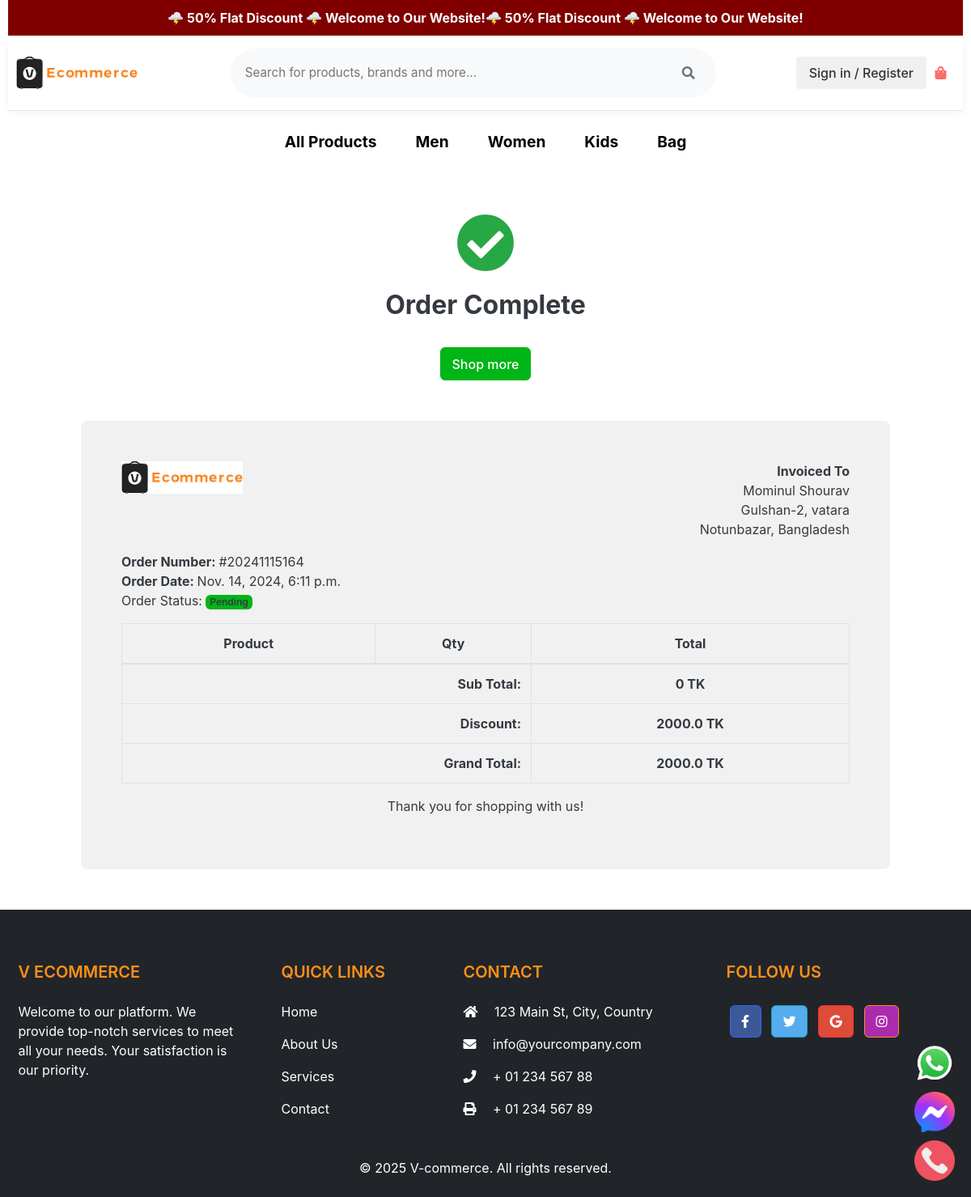
/orders/order-complete/20241115164/, run on the app's committed database.
### category/models.py (models this page shows, shortened)
class Category(models.Model):
    category_name = models.CharField(max_length=50,unique=True)
    slug = models.SlugField(max_length=100, unique=True)
    description = models.TextField(max_length=255, blank=True)
    cat_image = models.ImageField(upload_to="photos/categories", blank=True)
    class Meta:
        verbose_name = "Category"
        verbose_name_plural = "Categories"
    def get_url(self):
        return reverse('products_by_category', args=(self.slug,))

### orders/models.py (models this page shows, shortened)
class Order(models.Model):
    PAYMENT_METHOD =(
        ('Cash on Delivery', 'Cash on Delivery'),
        ('SSLcommerz', 'SSLcommerz'),
    )
    STATUS = (
        ('New', 'New'),
        ('Accepted', 'Accepted'),
        ('on the way', 'On the way'),
        ('Completed', 'Completed'),
        ('Cancelled', 'Cancelled'),
        ('Shipped', 'Shipped'),
    )
    user = models.ForeignKey(Account, on_delete=models.SET_NULL, null=True)
    payment = models.ForeignKey(Payment, on_delete=models.SET_NULL, blank=True, null=True)
    payment_method = models.CharField(max_length=20, choices=PAYMENT_METHOD, default="Cash on Delivery")
    order_number = models.CharField(max_length=20)
    first_name = models.CharField(max_length=50)
    last_name = models.CharField(max_length=50)
    phone = models.CharField(max_length=15)
    email = models.EmailField(max_length=50)
    address_line_1 = models.CharField(max_length=50)
    address_line_2 = models.CharField(max_length=50)
    country = models.CharField(max_length=50)
    state = models.CharField(max_length=50)
    city = models.CharField(max_length=50)
    order_note = models.CharField(max_length=100, blank=True)
    order_total = models.FloatField()
    discount = models.FloatField()
    status = models.CharField(max_length=10, choices=STATUS, default="New")
    ip = models.CharField(blank=True, max_length=20)
    is_ordered = models.BooleanField(default=False)
    created_at = models.DateTimeField(auto_now_add=True)
    updated_at = models.DateTimeField(auto_now=True)
    def full_name(self):
        return f"{self.first_name} {self.last_name}"
    def full_address(self):
        return f"{self.address_line_1}, {self.address_line_2}"

### orders/views.py (the view)
# urls.py: path('order-complete/<str:order_number>/', views.order_complete, name='order_complete'),
@csrf_exempt
def order_complete(request, order_number):
    try:
        order = Order.objects.get(order_number=order_number, is_ordered=True)
        ordered_products = OrderProduct.objects.filter(order=order).select_related('product')
        subtotal = sum(item.product_price * item.quantity for item in ordered_products)
        discount = subtotal * 0.5  # Assuming a 50% discount as per your project requirement
        grand_total = subtotal - discount
        transID = request.POST.get('tran_id') or request.GET.get('tran_id')
        context = {
            'order': order,
            'ordered_products': ordered_products,
            'subtotal': subtotal,
            'discount': discount,
            'grand_total': grand_total,
            'transaction_id': transID,
        }
        return render(request, 'orders/order_complete.html', context)
    except Order.DoesNotExist:
        messages.error(request, "Order not found.")
        return redirect('store')

### carts/context_processors.py (called while the page is built)
def counter(request):
    cart_count = 0
    if 'admin' in request.path:
        return {}
    else:
        try:
            cart = Cart.objects.filter(cart_id = _cart_id(request))
            if request.user.is_authenticated:
                cart_items = CartItem.objects.all().filter(user=request.user)
            else:
                cart_items = CartItem.objects.all().filter(cart = cart[:1])
            for cart_item in cart_items:
                cart_count += cart_item.quantity
        except Cart.DoesNotExist:
            cart_count = 0
    return dict(cart_count=cart_count)

### carts/views.py (called while the page is built)
def _cart_id(request):
    cart = request.session.session_key
    if not cart:
        cart = request.session.create()
    return cart

### category/context_processors.py (called while the page is built)
def menu_links(request):
    links = Category.objects.all()
    return dict(links = links)

### templates/orders/order_complete.html (shortened to what this page needs)
{% extends "base.html" %}
{% load static %}
{% block content %}
<div class="container" style="margin-top: 50px;">
    <center>
        <i class="fas fa-check-circle" style="font-size: 72px; margin-bottom: 20px; color: #28A745;"></i>
    </center>
    <h2 class="text-center">Order Complete</h2>
    <br>
    <div class="text-center">
        <a href="{% url 'store' %}" class="btn btn-success">Shop more</a>
    </div>
</div>
<div class="container" style="max-width: 1000px; padding: 50px; background: #f1f1f1; margin-top: 50px; margin-bottom: 50px; border-radius: 8px;">
    <div class="row invoice">
        <div class="col-md-12">
            <div class="panel panel-default plain">
                <div class="panel-body p30">
                    <div class="row">
                        <div class="col-lg-6">
                            <div class="invoice-logo">
                                <img src="{% static 'images/e_com.png' %}" alt="Invoice logo" style="max-height: 40px;">
                            </div>
                        </div>
                        <div class="col-lg-6">
                            <div class="invoice-from">
                                <ul class="list-unstyled text-right">
                                    <li><strong>Invoiced To</strong></li>
                                    <li>{{ order.full_name }}</li>
                                    <li>{{ order.full_address }}</li>
                                    <li>{{ order.city }}, {{ order.country }}</li>
                                </ul>
                            </div>
                        </div>
                        <div class="col-lg-12">
                            <div class="invoice-details mt25">
                                <div class="well">
                                    <ul class="list-unstyled mb0">
                                        <li><strong>Order Number: </strong>#{{ order.order_number }}</li>
                                        <li><strong>Order Date: </strong>{{ order.created_at }}</li>
                                        <p>Order Status: <span class="badge bg-success">{{order.status}}</span></p>
                                    </ul>
                                </div>
                            </div>
                            <div class="invoice-items">
                                <div class="table-responsive">
                                    <table class="table table-bordered">
                                        <thead>
                                            <tr>
                                                <th class="text-center">Product</th>
                                                <th class="text-center">Qty</th>
                                                <th class="text-center">Total</th>
                                            </tr>
                                        </thead>
                                        <tfoot>
                                            <tr>
                                                <th colspan="2" class="text-right">Sub Total:</th>
                                                <th class="text-center">{{ subtotal }} TK</th>
                                            </tr>
                                            <tr>
                                                <th colspan="2" class="text-right">Discount:</th>
                                                <th class="text-center">{{ order.discount }} TK</th>
                                            </tr>
                                            <tr>
                                                <th colspan="2" class="text-right">Grand Total:</th>
                                                <th class="text-center">{{ order.order_total }} TK</th>
                                            </tr>
                                        </tfoot>
                                    </table>
                                </div>
                            </div>
                            <div class="invoice-footer mt25">
                                <p class="text-center">Thank you for shopping with us!</p>
                            </div>
                        </div>
                    </div>
                </div>
            </div>
        </div>
    </div>
</div>
{% endblock %}

### templates/includes/navbar.html (shortened to what this page needs)
{% load static %}
<header>
    <div class="container">
        <nav class="navbar navbar-light bg-white border-bottom">
            <div class="container">
                <a href="{% url 'home' %}" class="navbar-brand">
                    <img src="{% static './images/e_com.png' %}" alt="Logo" class="logo">
                </a>
                <form action="{% url 'search' %}" class="search-form d-none d-md-block" method="GET">
                    <div class="search-wrapper">
                        <input type="text"
                               class="search-input"
                               placeholder="Search for products, brands and more..."
                               name="keyword"
                               autocomplete="off">
                        <button type="submit" class="search-icon">
                            <i class="fa fa-search"></i>
                        </button>
                    </div>
                </form>
                <ul class="navbar-nav flex-row align-items-center">
                    <li class="nav-item me-3">
                        {% if user.id is none %}
                            <div class="user-menu">
                                <a href="{% url 'login' %}" class="auth-link">Sign in / Register</a>
                            </div>
                        {% endif %}
                    </li>
                    <li class="nav-item">
                        <a href="{% url 'cart' %}" class="nav-link cart-link">
                            <div class="cart-container">
                                <div class="cart-icon">
                                    <i class="fa fa-shopping-bag"></i>
                                </div>
                            </div>
                        </a>
                    </li>
                </ul>
            </div>
        </nav>
        <div class="categories-bar">
            <div class="container">
                <div class="categories-wrapper d-flex justify-content-center">
                    <a href="{% url 'store' %}" class="category-item">All Products</a>
                    {% for category in links %}
                        <a href="{{ category.get_url }}" class="category-item  ">{{ category.category_name }}</a>
                    {% endfor %}
                </div>
            </div>
        </div>
    </div>
</header>

### templates/base.html (style rules this page uses)
body { overflow-x: hidden; }

### templates/includes/navbar.html (style rules this page uses)
.navbar { padding: 1rem 0; box-shadow: 0 2px 10px rgba(0,0,0,0.05); }
.navbar-brand img { height: 40px; }
.search-form { flex-grow: 1; max-width: 600px; margin: 0 2rem; }
.search-wrapper { display: flex; align-items: center; background: #f8f9fa; border-radius: 50px; padding: 0.5rem 1rem; transition: all 0.3s ease; border: 2px solid transparent; }
.search-input { border: none; background: transparent; padding: 0.5rem 0; width: 100%; outline: none; font-size: 0.95rem; }
.search-icon { color: #6c757d; background: none; border: none; padding: 0.5rem; cursor: pointer; }
.user-menu { display: flex; align-items: center; }
.auth-link { color: #333; text-decoration: none; font-weight: 500; padding: 0.5rem 1rem; border-radius: 4px; background: #f0f0f0; transition: all 0.3s ease; }
.cart-icon { position: relative; width: 35px; height: 35px; display: flex; align-items: center; justify-content: center; color: #ff6b6b; }
.categories-bar { padding: 0.5rem 0; overflow-x: auto; white-space: nowrap; -webkit-overflow-scrolling: touch; }
.categories-wrapper { display: flex; gap: 1rem; padding: 0.5rem 0; }
.category-item { color: black; font-size: 1.2rem; font-weight: bold; text-decoration: none; padding: 0.5rem 1rem; border-radius: 4px; transition: all 0.3s ease; }

### data on the page
Category: category_name "Men"
Category: category_name "Women"
Category: category_name "Kids"
Category: category_name "Bag"
Order: full_name "Mominul Shourav", full_address "Gulshan-2, vatara", city "Notunbazar", country "Bangladesh", order_number "20241115164", created_at "Nov. 14, 2024, 6:11 p.m.", status "Pending", discount "2000.0", order_total "2000.0"

### other printed values
{{ subtotal }} "0"
